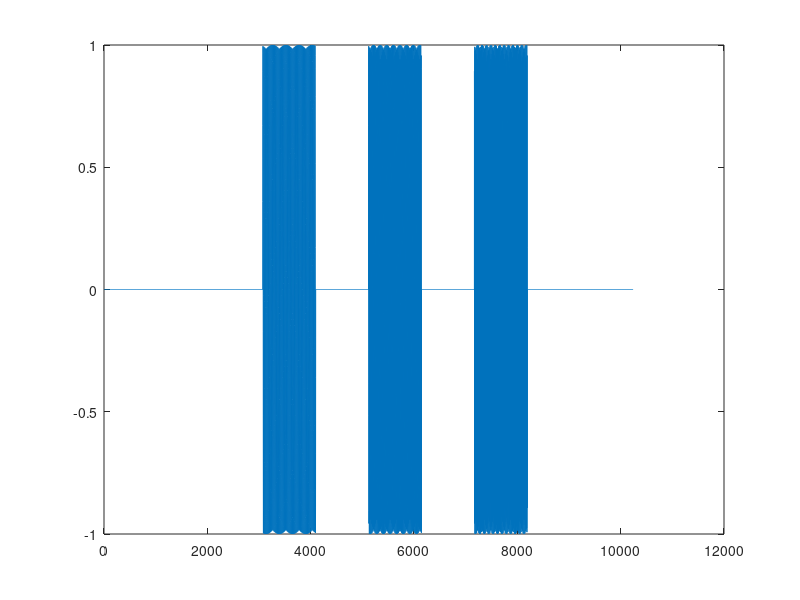
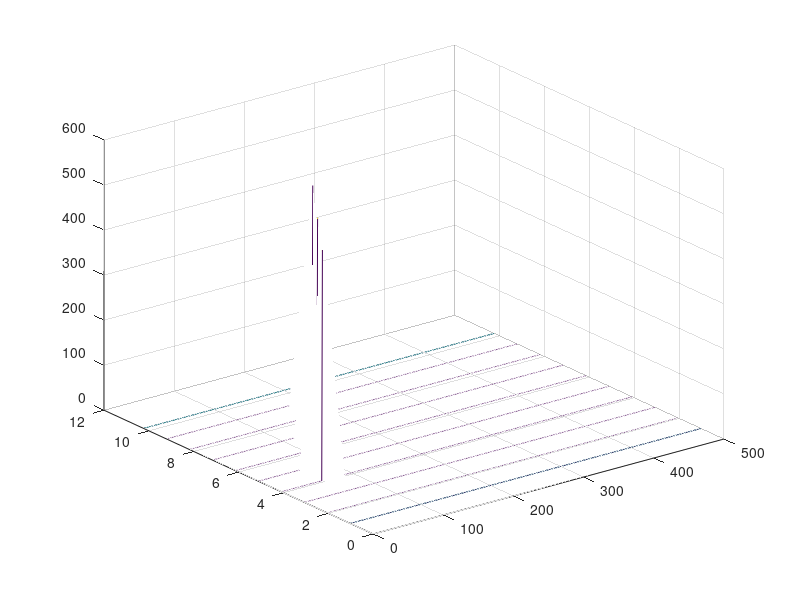
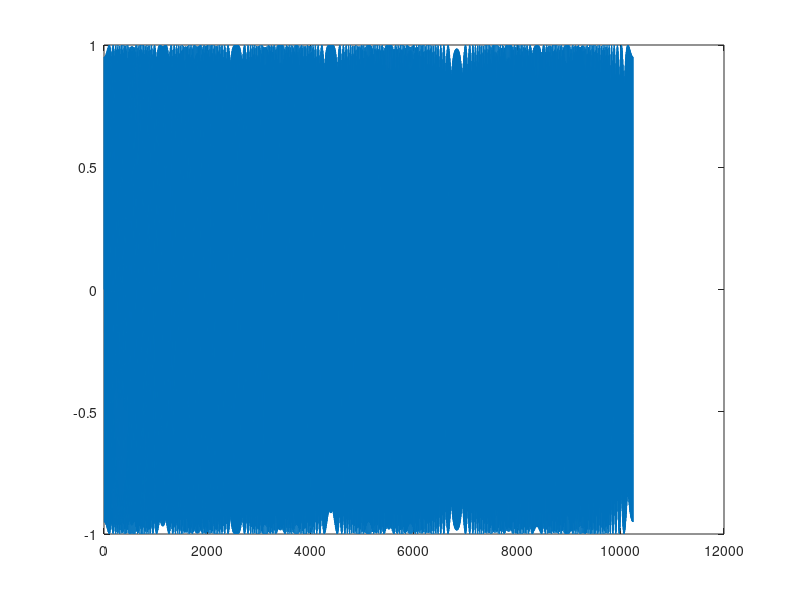
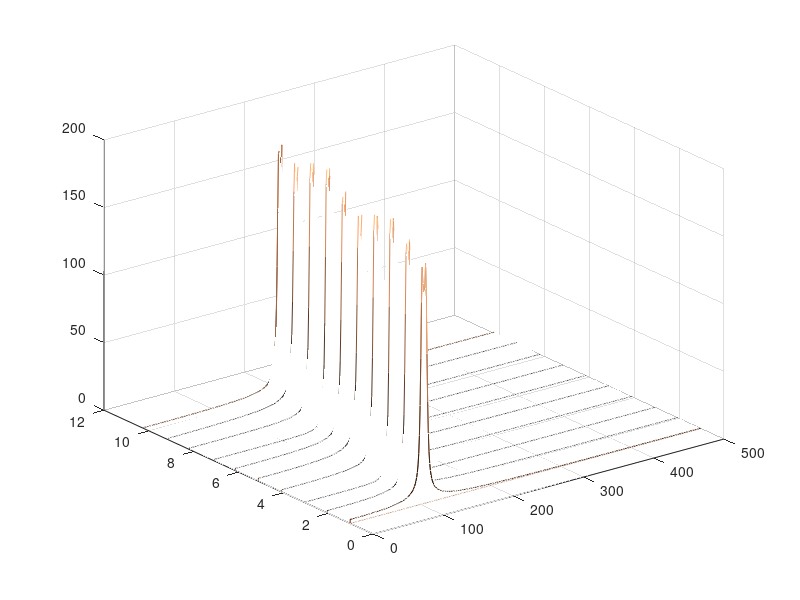

The MATLAB source for these figures, in order:
% FFT analysis
%
% Universidad Autonoma de Queretaro
% Electronica Avanzada III
% Rene de Jesus Romero Troncoso
%
% Short-Time Fourier Transform
% Spectrogram

clear all;

%%%%%%%%%%%%%%%%%%%%%%%%%%%%%%%%%%%%%%%%%%%%%%%%%%%%%%
% Step 1
% Load input signals
%     Sine60qw         Sine120qw        Sine180qw
%     Chirp100_150w
%%%%%%%%%%%%%%%%%%%%%%%%%%%%%%%%%%%%%%%%%%%%%%%%%%%%%%

% Load input signals
load Sine60qgen;
load Sine120qgen;
load Sine180qgen;
load Chirp100_150gen;

%%%%%%%%%%%%%%%%%%%%%%%%%%%%%%%%%%%%%%%%%%%%%%%%%%%%%%
% Step 2
% Generate signals for 10.24 seconds
%%%%%%%%%%%%%%%%%%%%%%%%%%%%%%%%%%%%%%%%%%%%%%%%%%%%%%

% Time-located sine
x(1:10240) = 0.0;
N = 1024*3;
x(N+1:N+1024) = Sine60qw;
N = 1024*5;
x(N+1:N+1024) = Sine120qw;
N = 1024*7;
x(N+1:N+1024) = Sine180qw;

% Chirp
y = Chirp100_150w;

%%%%%%%%%%%%%%%%%%%%%%%%%%%%%%%%%%%%%%%%%%%%%%%%%%%%%%
% Step 3
% Compute the STFT at every 1.024 seconds
%%%%%%%%%%%%%%%%%%%%%%%%%%%%%%%%%%%%%%%%%%%%%%%%%%%%%%

for i=1:10
    N = (i-1)*1024;
    a = x(N+1:N+1024);
    b = abs(fft(a));
    w(i,1:512) = b(1:512);
end;

for i=1:10
    N = (i-1)*1024;
    a = y(N+1:N+1024);
    b = abs(fft(a));
    z(i,1:512) = b(1:512);
end;

%%%%%%%%%%%%%%%%%%%%%%%%%%%%%%%%%%%%%%%%%%%%%%%%%%%%%%
% Step 4
% Plot the spectrogram
%%%%%%%%%%%%%%%%%%%%%%%%%%%%%%%%%%%%%%%%%%%%%%%%%%%%%%

% Frequency axis
for i=1:512
    F(i) = (i-1)*1000/1024;
end;

% Time axis
for i=1:10
    T(i) = i*10.24/10;
end;

% Time-located sine
figure(1);
plot(x);
figure(2);
waterfall(F,T,w);

% Chirp
figure(3);
plot(y);
figure(4);
waterfall(F,T,z);
colormap(copper)